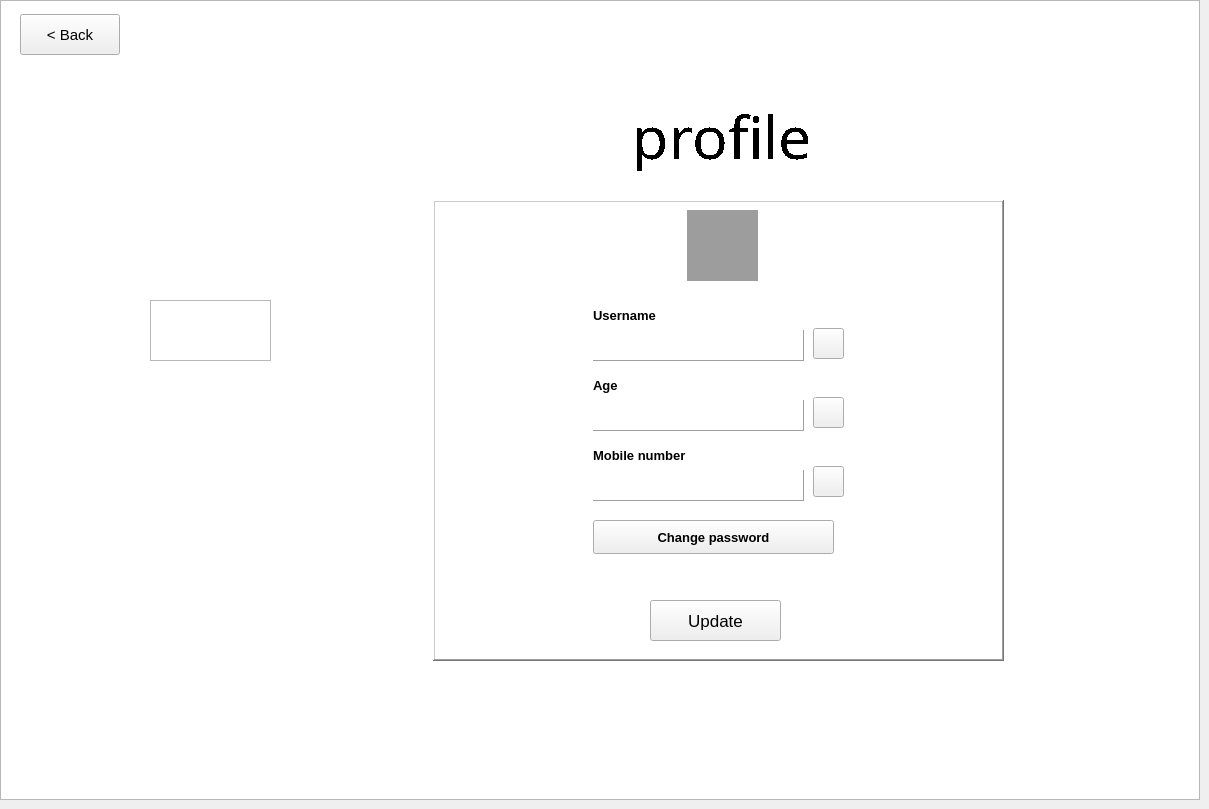
    <widget class="QWidget" name="userProfilePage">
     <widget class="QLabel" name="label_34">
      <property name="geometry">
       <rect>
        <x>593</x>
        <y>440</y>
        <width>111</width>
        <height>31</height>
       </rect>
      </property>
      <property name="font">
       <font>
        <pointsize>10</pointsize>
        <weight>75</weight>
        <bold>true</bold>
       </font>
      </property>
      <property name="text">
       <string>Mobile number</string>
      </property>
     </widget>
     <widget class="QLabel" name="label_32">
      <property name="geometry">
       <rect>
        <x>593</x>
        <y>370</y>
        <width>71</width>
        <height>31</height>
       </rect>
      </property>
      <property name="font">
       <font>
        <pointsize>10</pointsize>
        <weight>75</weight>
        <bold>true</bold>
       </font>
      </property>
      <property name="text">
       <string>Age</string>
      </property>
     </widget>
     <widget class="QPushButton" name="profileBackButton">
      <property name="geometry">
       <rect>
        <x>20</x>
        <y>14</y>
        <width>100</width>
        <height>41</height>
       </rect>
      </property>
      <property name="font">
       <font>
        <pointsize>11</pointsize>
        <weight>50</weight>
        <bold>false</bold>
       </font>
      </property>
      <property name="cursor">
       <cursorShape>PointingHandCursor</cursorShape>
      </property>
      <property name="text">
       <string>&lt; Back</string>
      </property>
     </widget>
     <widget class="QPushButton" name="mobileNumberEditButton">
      <property name="geometry">
       <rect>
        <x>813</x>
        <y>466</y>
        <width>31</width>
        <height>31</height>
       </rect>
      </property>
      <property name="cursor">
       <cursorShape>PointingHandCursor</cursorShape>
      </property>
      <property name="styleSheet">
       <string notr="true">border-image: url(:/img/resource/edit (1).png);</string>
      </property>
      <property name="text">
       <string/>
      </property>
     </widget>
     <widget class="QLabel" name="userAgeLable">
      <property name="geometry">
       <rect>
        <x>593</x>
        <y>400</y>
        <width>211</width>
        <height>31</height>
       </rect>
      </property>
      <property name="font">
       <font>
        <pointsize>12</pointsize>
       </font>
      </property>
      <property name="frameShape">
       <enum>QFrame::Panel</enum>
      </property>
      <property name="frameShadow">
       <enum>QFrame::Raised</enum>
      </property>
      <property name="text">
       <string/>
      </property>
     </widget>
     <widget class="QLabel" name="userMobileNumberLable">
      <property name="geometry">
       <rect>
        <x>593</x>
        <y>470</y>
        <width>211</width>
        <height>31</height>
       </rect>
      </property>
      <property name="font">
       <font>
        <pointsize>12</pointsize>
       </font>
      </property>
      <property name="frameShape">
       <enum>QFrame::Panel</enum>
      </property>
      <property name="frameShadow">
       <enum>QFrame::Raised</enum>
      </property>
      <property name="text">
       <string/>
      </property>
     </widget>
     <widget class="QGraphicsView" name="graphicsView_33">
      <property name="geometry">
       <rect>
        <x>433</x>
        <y>200</y>
        <width>571</width>
        <height>461</height>
       </rect>
      </property>
      <property name="frameShape">
       <enum>QFrame::WinPanel</enum>
      </property>
      <property name="frameShadow">
       <enum>QFrame::Raised</enum>
      </property>
     </widget>
     <widget class="QGraphicsView" name="graphicsView_31">
      <property name="geometry">
       <rect>
        <x>150</x>
        <y>300</y>
        <width>121</width>
        <height>61</height>
       </rect>
      </property>
      <property name="styleSheet">
       <string notr="true">border-image: url(:/img/resource/logo.png);</string>
      </property>
     </widget>
     <widget class="QGraphicsView" name="graphicsView_32">
      <property name="geometry">
       <rect>
        <x>0</x>
        <y>0</y>
        <width>1200</width>
        <height>800</height>
       </rect>
      </property>
      <property name="styleSheet">
       <string notr="true">border-image: url(:/img/resource/Backgroud-img.jpg);
border-image: url(:/img/resource/pexels-karolina-grabowska-563236.jpg);</string>
      </property>
     </widget>
     <widget class="QPushButton" name="usernameEditButton">
      <property name="geometry">
       <rect>
        <x>813</x>
        <y>328</y>
        <width>31</width>
        <height>31</height>
       </rect>
      </property>
      <property name="cursor">
       <cursorShape>PointingHandCursor</cursorShape>
      </property>
      <property name="styleSheet">
       <string notr="true">border-image: url(:/img/resource/edit (1).png);</string>
      </property>
      <property name="text">
       <string/>
      </property>
     </widget>
     <widget class="QLabel" name="label_24">
      <property name="geometry">
       <rect>
        <x>593</x>
        <y>300</y>
        <width>71</width>
        <height>31</height>
       </rect>
      </property>
      <property name="font">
       <font>
        <pointsize>10</pointsize>
        <weight>75</weight>
        <bold>true</bold>
       </font>
      </property>
      <property name="text">
       <string>Username</string>
      </property>
     </widget>
     <widget class="QLabel" name="label_27">
      <property name="geometry">
       <rect>
        <x>587</x>
        <y>100</y>
        <width>271</width>
        <height>71</height>
       </rect>
      </property>
      <property name="font">
       <font>
        <family>Stencil</family>
        <pointsize>44</pointsize>
        <weight>50</weight>
        <bold>false</bold>
        <strikeout>false</strikeout>
        <stylestrategy>NoAntialias</stylestrategy>
        <kerning>true</kerning>
       </font>
      </property>
      <property name="styleSheet">
       <string notr="true">color: rgb(0, 0, 0);</string>
      </property>
      <property name="text">
       <string>profile</string>
      </property>
      <property name="alignment">
       <set>Qt::AlignCenter</set>
      </property>
     </widget>
     <widget class="QLabel" name="usernameLable">
      <property name="geometry">
       <rect>
        <x>593</x>
        <y>330</y>
        <width>211</width>
        <height>31</height>
       </rect>
      </property>
      <property name="font">
       <font>
        <pointsize>12</pointsize>
       </font>
      </property>
      <property name="frameShape">
       <enum>QFrame::Panel</enum>
      </property>
      <property name="frameShadow">
       <enum>QFrame::Raised</enum>
      </property>
      <property name="text">
       <string/>
      </property>
     </widget>
     <widget class="QLabel" name="userGenderShowLable">
      <property name="geometry">
       <rect>
        <x>687</x>
        <y>210</y>
        <width>71</width>
        <height>71</height>
       </rect>
      </property>
      <property name="styleSheet">
       <string notr="true">background-color: rgb(157, 157, 157);</string>
      </property>
      <property name="text">
       <string/>
      </property>
     </widget>
     <widget class="QPushButton" name="userAgeEditButton">
      <property name="geometry">
       <rect>
        <x>813</x>
        <y>397</y>
        <width>31</width>
        <height>31</height>
       </rect>
      </property>
      <property name="cursor">
       <cursorShape>PointingHandCursor</cursorShape>
      </property>
      <property name="styleSheet">
       <string notr="true">border-image: url(:/img/resource/edit (1).png);</string>
      </property>
      <property name="text">
       <string/>
      </property>
     </widget>
     <widget class="QPushButton" name="pushButton_3">
      <property name="geometry">
       <rect>
        <x>593</x>
        <y>520</y>
        <width>241</width>
        <height>34</height>
       </rect>
      </property>
      <property name="font">
       <font>
        <pointsize>10</pointsize>
        <weight>75</weight>
        <bold>true</bold>
       </font>
      </property>
      <property name="cursor">
       <cursorShape>PointingHandCursor</cursorShape>
      </property>
      <property name="text">
       <string>Change password</string>
      </property>
     </widget>
     <widget class="QPushButton" name="userProfileUpdateButton">
      <property name="geometry">
       <rect>
        <x>650</x>
        <y>600</y>
        <width>131</width>
        <height>41</height>
       </rect>
      </property>
      <property name="font">
       <font>
        <family>MS Shell Dlg 2</family>
        <pointsize>13</pointsize>
        <weight>50</weight>
        <bold>false</bold>
       </font>
      </property>
      <property name="cursor">
       <cursorShape>PointingHandCursor</cursorShape>
      </property>
      <property name="text">
       <string>Update</string>
      </property>
     </widget>
     <zorder>graphicsView_32</zorder>
     <zorder>graphicsView_33</zorder>
     <zorder>label_34</zorder>
     <zorder>label_32</zorder>
     <zorder>profileBackButton</zorder>
     <zorder>mobileNumberEditButton</zorder>
     <zorder>userAgeLable</zorder>
     <zorder>userMobileNumberLable</zorder>
     <zorder>graphicsView_31</zorder>
     <zorder>usernameEditButton</zorder>
     <zorder>label_24</zorder>
     <zorder>label_27</zorder>
     <zorder>usernameLable</zorder>
     <zorder>userGenderShowLable</zorder>
     <zorder>userAgeEditButton</zorder>
     <zorder>pushButton_3</zorder>
     <zorder>userProfileUpdateButton</zorder>
    </widget>
